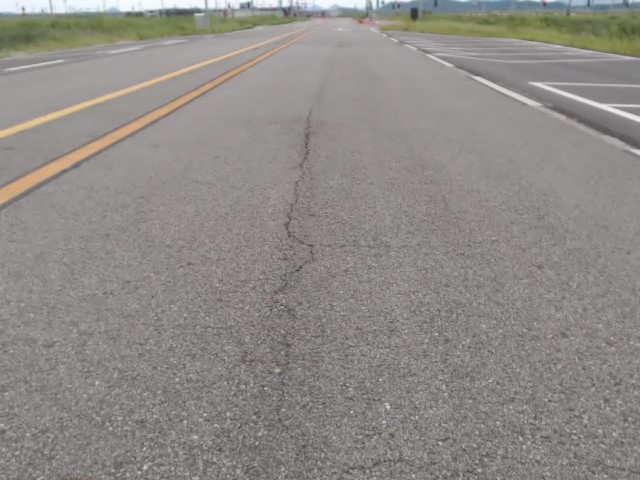
#> input picture video/pre_lane_Moment.jpg, 640 x 480 px
$ python Path_Planning.py   (older library calls are emulated)
#> lines starting #> are read from the running program, lines starting #| are printed output that depends on the picture; after the words box and inside, x2 and y2 are one past the last pixel; in counts of white or black regions, pixels touching at a corner belong together
### Combine.py
'''
#################### PATH PLAN TEAM ####################

## ABOUT
- 미션 번호에 따라 lane과 lidar를 적절히 혼합하여 target, map을 반환해주는 코드

## INPUT & OUTPUT
- Input: Mission number, DB
- Output: Path_Planning에 넘겨줄 target, map
#y 20 pixel  =1m  x 60pixel = 1m
'''
import sys
import os
sys.path.append(os.path.dirname(__file__))

from Lane_Detection import Lane_Detection
import cv2
import numpy as np
import math
from Database import Database
from Basic import BasicPath


import matplotlib.pyplot as plt
#1m/pixel
x_scale = 37
y_scale = 35
# Input : DB, Mission number
# Output : target, map
class Combine:  # 나중에 이 함수에 display 메소드도 추가해야 할듯..?
    def __init__(self, mission_number,database):  # 초기화
        self.__mission_number = mission_number
        self.database = database
        self.Lane_detect = Lane_Detection(poly_order=1)
        self.radius = 5 # 5m to see
        self.map = [(0,0)]
        self.target = (0,0)
        '''
        if self.__mission_num == 0: self.__static_obstacle()
        elif self.__mission_num == 1: self.__dynamic_obstacle()
        elif self.__mission_num == 2: self.__parking()
        '''
    def update_map(self, left_on = True , right_on = True, lidar_on = True):
#> called with left_on = True, right_on = True, lidar_on = True
        img = cv2.imread("./video/pre_lane_Moment.jpg")
#> img is the input picture: shape (480, 640, 3); mean B, G, R 135.4, 138.2, 141.9
        self.Lane_detect.run(img)#self.database.main_cam.data

        if left_on:
            left_x = (self.Lane_detect.left.allx)#/37 * 20
            left_y = (600 - self.Lane_detect.left.ally)#/35 * 20
            left = np.polyfit(left_y,left_x,2)
            left_ob = [(np.polyval(left,i), i) for i in range(600)]

        if right_on:
            right_x = (self.Lane_detect.right.allx)#/37 * 20
            right_y = (600 - self.Lane_detect.right.ally)#/35 * 20
            right = np.polyfit(right_y,right_x,2)
            right_ob = [(np.polyval(right,i),i) for i in range(600)]


        ob = left_ob + right_ob if left_on + right_on else []

        if lidar_on:
            lidar = [5645, 5642, 5635, 5643, 5622, 5630, 5643, 5642, 5640, 5658, 5634, 5634, 5657, 5671, 5660, 5667, 5675, 5687, 5703, 5697, 5688, 5702, 5713, 5724, 5730, 5743, 5764, 5775, 5789, 5778, 5797, 5804, 5826, 5835, 5851, 5875, 5871, 5876, 5892, 5907, 5942, 5959, 5976, 6002, 6019, 6025, 6043, 6073, 6098, 6121, 6139, 6184, 6186, 6220, 6237, 6274, 6296, 6324, 6341, 6378, 6409, 6445, 6466, 6507, 6533, 6565, 6594, 6646, 6676, 6709, 6763, 6794, 6831, 6887, 6927, 6959, 7011, 7046, 7107, 7166, 7202, 7261, 7310, 7349, 7422, 7478, 7454, 7378, 7398, 7446, 7515, 7575, 7778, 8001, 8083, 8145, 8232, 8292, 8392, 8472, 8534, 8624, 8725, 8807, 8894, 9004, 9095, 9218, 9312, 9412, 9519, 9634, 9745, 9883, 10005, 10156, 10275, 10429, 10558, 10699, 10860, 11029, 11153, 11332, 11502, 11653, 11833, 12049, 12234, 9900, 9862, 9827, 9772, 9746, 9704, 9683, 9648, 9622, 1000000, 1000000, 12750, 10612, 12203, 11673, 12208, 12306, 12352, 15484, 15436, 15555, 15676, 15754, 15994, 16313, 16923, 22700,
            22645, 22133, 22106, 7735, 7756, 7736, 7694, 7708, 7719, 7686, 7681, 7697, 1000000, 1000000, 39561, 39528, 39522, 1000000, 1000000, 1000000, 1000000, 1000000, 1000000, 1000000, 1000000, 1000000, 1000000, 1000000, 1000000, 1000000, 1000000, 1000000, 1000000, 1000000, 1000000, 1000000, 1000000, 1000000, 1000000, 1000000, 1000000, 1000000, 1000000, 1000000, 1000000, 16534, 15390, 15021, 15051, 15099, 15128, 15044, 14681, 14640, 14609, 16723, 1000000, 1000000, 1000000, 1000000, 18237, 3247, 3235, 3237, 3247, 3312, 3287, 3245, 3223, 3212, 3204, 3236, 3253, 3289, 3334, 3321, 3332, 3326, 3377, 7194, 1000000, 13527, 13484, 13683, 13713, 13737, 13577, 13375, 13195, 13000, 12830, 12649, 12481, 12311, 12156, 12008, 8971, 8847, 5590, 5561, 5520, 5497, 5385, 5714, 5432, 5255, 5296, 5396, 5252, 5012, 5142, 5236, 5393, 4768, 4810, 5495, 5859, 4873, 4681, 5072, 4821, 5117, 4752, 4750, 4330, 4457, 4478, 4672, 4675, 4522, 4492, 4671, 4544, 4440, 4293, 4322, 4510, 4305, 4577, 4537, 4530,
            4396, 4532, 4546, 4461, 4329, 4373, 4396, 4127, 3638, 4063, 4042, 3931, 3986, 4276, 4507, 4518, 4485, 4566, 4406, 4576, 4188, 4348, 4148, 4254, 4479, 4492, 3999, 3794, 3734, 3531, 3504, 4345, 4437, 4154, 3702, 3672, 3665, 3670, 3828, 3474, 3496, 4086, 3265, 3263, 3510, 3570, 3441, 3276, 3642, 3990, 4095, 4082, 4083, 4044, 3508, 3281, 3291, 3783, 3334, 3380, 3589, 3472, 3442, 3234]
            #lidar = self.database.lidar.data
            lidar = np.array(lidar)
            lidar[lidar > 15000] = 0

            angle = (np.linspace(0,180,361)/180 * np.pi)
            x = x_scale * np.cos(angle) * lidar/1000 + 400
            y = y_scale * np.sin(angle) * lidar/1000 + 50

            plt.plot(x,y)
            plt.show()

            for z in zip(x,y):
                ob.append(z)

        return ob


        '''
        calibration 필요 --> pixel 하나당 몇 m 인지
        lm per 480 pixel
        '''

    ########## 각 상황에 맞게 Lidar, Lane_Detection 이용하여 함수 짜기 ##########
    ## 신호/비신호는 path를 짜는것에 있어서는 같을 것 같아 하나로 묶음
    ## 각 상황에 맞는 map과 local target값을 넣으면
    def __static_obstacle(self):
        print(0)
        # map, target 만들기

    def __dynamic_obstacle(self):
        print(0)
        # map, target 만들기

    def __parking(self):
        print(0)

# [5 lines that do not run on import are left out]

### line/util.py
# -*- coding: utf-8 -*-
import numpy as np
import cv2
#색상 범위 HSV
boundaries = [
    (np.array([161, 155, 84], dtype="uint8"), np.array([179, 255, 255], dtype="uint8")), # red1
    (np.array([0, 100, 70], dtype="uint8"), np.array([20, 255, 255], dtype="uint8")), # red2
    (np.array([94, 80, 200], dtype="uint8"), np.array([126, 255, 255], dtype="uint8")), # blue
    (np.array([10, 30, 50], dtype="uint8"), np.array([25, 255, 255], dtype="uint8")), #yellow
    (np.array([0, 0, 180], dtype="uint8"), np.array([180, 25, 255], dtype="uint8")) # white
]


def reg_of_int(img): # 이미지에서 roi 잘라내기
    height, width = img.shape[:2]
    #roi설정을 위한 vertics, 위부터 차례대로 왼쪽 위, 왼쪽 아래, 오른쪽 아래, 오른쪽 위다.

    vertics = np.array([[(int(0.4*width), int(0.05*height)),
                          (int(-2*width), int(0.8*height)),
                          (int(3*width), int(0.8*height)),
                          (int(0.6*width), int(0.05*height))]])

    mask = np.zeros_like(img)
    cv2.fillPoly(mask, vertics, (255,255,255))
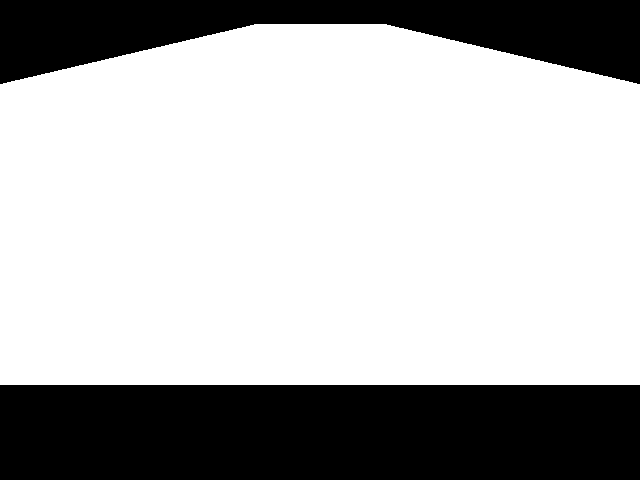
#> mask: shape (480, 640, 3); 70.2% white; 2 black regions, box (x1, y1, x2, y2) and area: (0, 385, 640, 480) 60800, (0, 0, 640, 84) 30752
    mask = cv2.bitwise_and(img, mask)
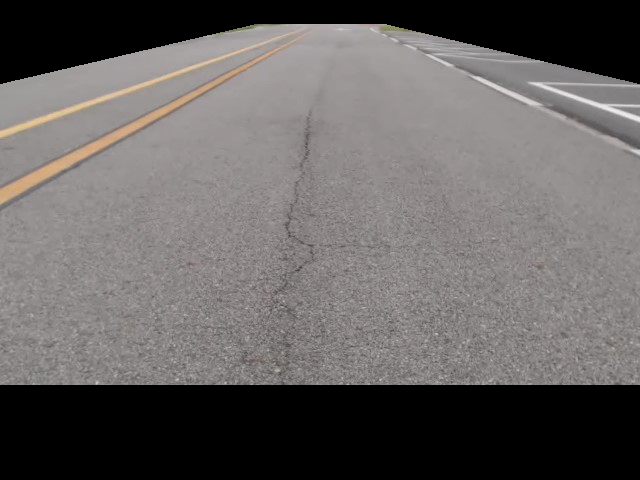
#> mask: shape (480, 640, 3); mean B, G, R 97.4, 98.4, 101.9
    return mask

def draw_points(img, x_points, y_points, color, thickness):

    try:
        for i in range(len(x_points)):
            if(x_points[i]!=None):
                cv2.line(img, (int(x_points[i]), int(y_points[i])), (int(x_points[i]), int(y_points[i])),
                         color, thickness=3)
    except:
        print("error2")

def warp_image(img,display): # 이미지 원근 변환

    height, width = img.shape[:2]

    pts1 = np.float32([(0.45*width, 0.07*height),
                       (0.1*width, 0.4*height),
                       (0.9*width, 0.4*height),
                       (0.55*width, 0.07*height)])

    temp1,temp2 = display[:2]

    pts2 = np.float32([(0.4*temp1, -0.4*temp2),
                       (0.4*temp1, 1*temp2),
                       (0.6*temp1, 1*temp2),
                       (0.6*temp1, -0.4*temp2)])

    M = cv2.getPerspectiveTransform(pts1, pts2)
    warped_img = cv2.warpPerspective(img, M, display,flags=cv2.INTER_CUBIC+cv2.INTER_LINEAR)
    return warped_img

# [20 lines left out: function get_birdview, not called in this run]


def Detect(img):
    #th_sobelx, th_sobely, th_mag, th_dir = (35, 100), (30, 255), (30, 255), (0.7, 1.3)
    #th_h, th_l, th_s = (10, 100), (0, 60), (85, 255)
    #combined_gradient = gradient_combine(img, th_sobelx, th_sobely, th_mag, th_dir)
    combined_hsv = cv2.cvtColor(np.zeros_like(img), cv2.COLOR_BGR2GRAY)

    for color in ['w', 'y', 'b']:
        detected = detectcolor(img, color)
        combined_hsv = cv2.bitwise_or(combined_hsv, detected)
#> this loop made 3 passes
#> pass 1, in detectcolor, `mask = cv2.inRange(img, minRange, maxRange)`:
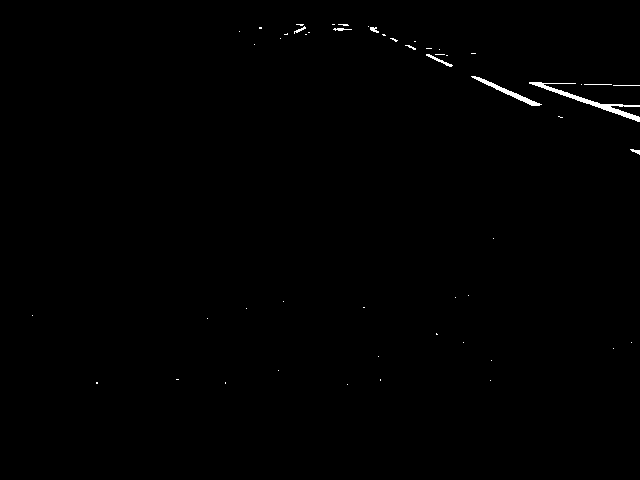
#> mask: shape (480, 640); 0.44% white; 52 white regions (42 under 20 px), largest, box (x1, y1, x2, y2) and area: (529, 82, 640, 122) 621, (471, 76, 542, 106) 312, (426, 54, 453, 67) 76
#> pass 2, in detectcolor (call 2), `mask = cv2.inRange(img, minRange, maxRange)`:
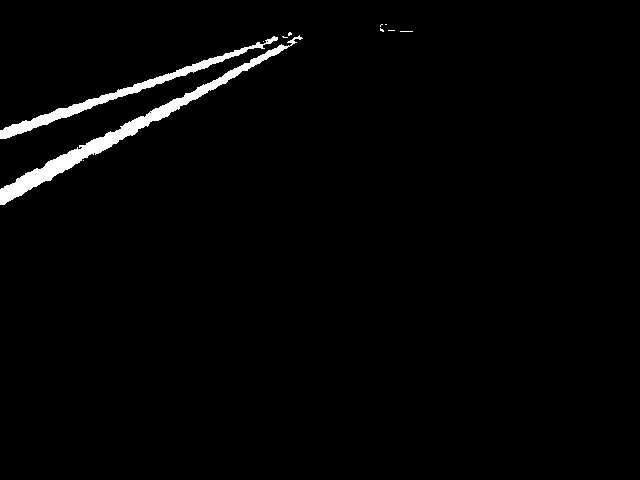
#> mask: shape (480, 640); 1.9% white; 11 white regions (9 under 20 px), largest, box (x1, y1, x2, y2) and area: (0, 35, 303, 205) 3679, (0, 36, 278, 139) 2202
#> pass 2, in Detect, `combined_hsv = cv2.bitwise_or(combined_hsv, detected)`:
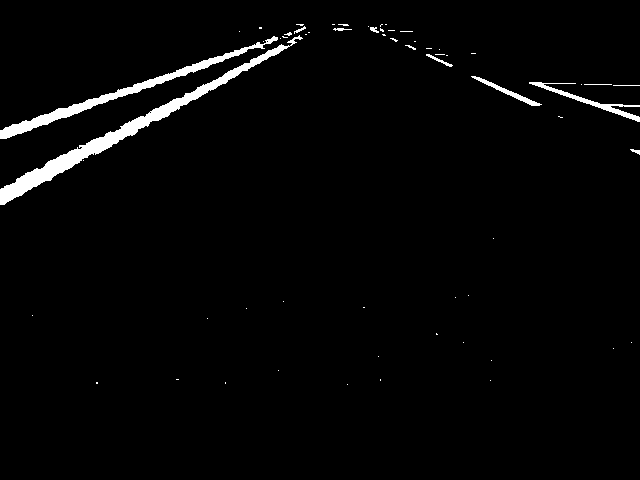
#> combined_hsv: shape (480, 640); 2.4% white; 61 white regions (49 under 20 px), largest, box (x1, y1, x2, y2) and area: (0, 35, 303, 205) 3679, (0, 36, 278, 139) 2203, (529, 82, 640, 122) 621

    #blur_img = cv2.GaussianBlur(img, (7,7), 10)
    #L2 정규화 추가로 noise 제거
    img2 = cv2.cvtColor(img,cv2.COLOR_HSV2BGR)
    canny_img = cv2.Canny(img2, 150, 230, edges = None, apertureSize = 3, L2gradient=True)
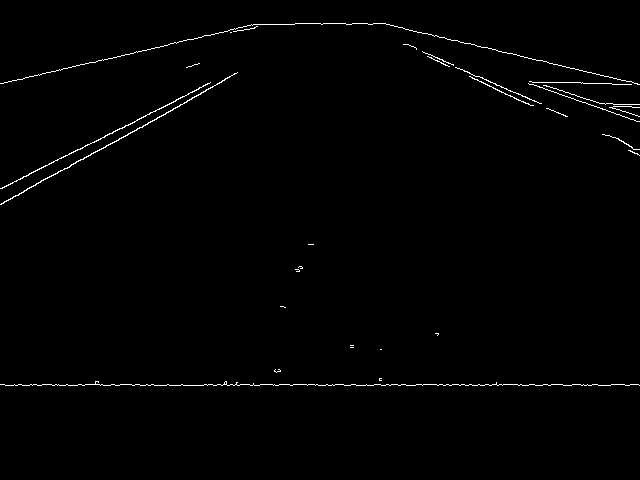
#> canny_img: shape (480, 640); 0.91% white in thin lines or dots, all inside (x1, y1, x2, y2) = (0, 23, 640, 386)
    combined_result = comb_result(canny_img, combined_hsv)
    return combined_result


def detectcolor(img, color): # color = b, r, w, y / 이미지 상에서 색을 찾아 리턴
    minRange, maxRange = 0, 0
    if color == "w":
        (minRange, maxRange) = boundaries[4]
        mask = cv2.inRange(img, minRange, maxRange)
    elif color == "y":
        (minRange, maxRange) = boundaries[3]
        mask = cv2.inRange(img, minRange, maxRange)
    elif color == "b":
        (minRange, maxRange) = boundaries[2]
        mask = cv2.inRange(img, minRange, maxRange)
    elif color == "r":
        (minRange, maxRange) = boundaries[0]
        mask = cv2.inRange(img, minRange, maxRange)
        (minRange, maxRange) = boundaries[1]
        mask = mask + cv2.inRange(img, minRange, maxRange)
    else:
        print("In Image_util.py DetectColor - Wrong color Argument")
    return mask

def closeimage(img,kernel = np.ones((7,7), np.uint8)):
    return cv2.morphologyEx(img, cv2.MORPH_CLOSE, kernel)

def comb_result(grad, hls):
    """ give different value to distinguish them """
    result = np.zeros_like(hls).astype(np.uint8)
    #result[((grad > 1) | (hls > 1))] = 255
    result[(grad > 1)] = 100
    result[(hls > 1)] = 255

    return result

# [12 lines left out: function smoothing, not called in this run]

def make_binary(original_img,display): # 이진화 이미지를 만드는 함수
    img = reg_of_int(original_img)
    img = cv2.cvtColor(img, cv2.COLOR_BGR2HSV)
    #get_color(img, display)
    img = Detect(img)
    #img = self.closeimage(img,7)
    img = warp_image(img,display)
#> (the rest of the program and of its run is left out)
